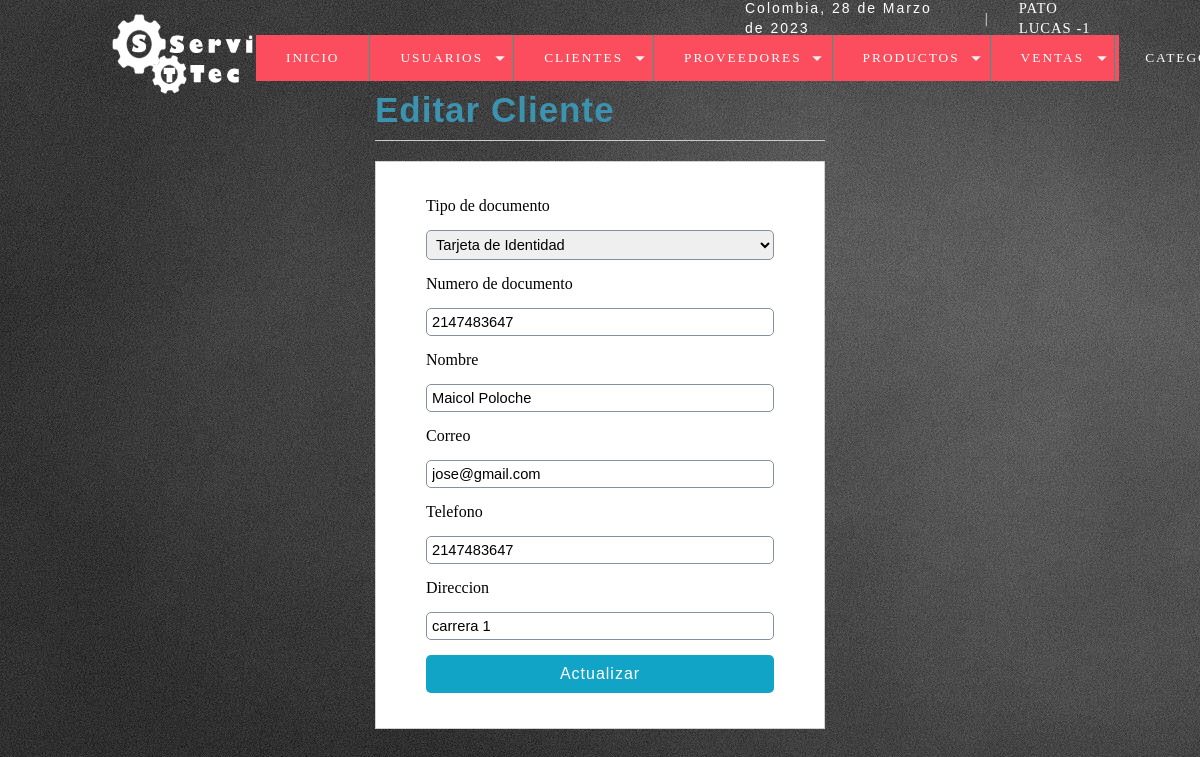
/sistema/editar_cliente.php?id=3 (signed in), run on the app's committed database.
### tables this page shows
CREATE TABLE `cliente` (
  `id_cliente` int(11) NOT NULL,
  `cedula` int(11) NOT NULL,
  `numero_documento` int(30) NOT NULL,
  `nombre` varchar(50) NOT NULL,
  `correo` varchar(50) NOT NULL,
  `telefono` int(11) NOT NULL,
  `direccion` text NOT NULL,
  `fecha_add` datetime NOT NULL DEFAULT current_timestamp(),
  `usuario_id` int(15) NOT NULL,
  `estatus` int(11) NOT NULL DEFAULT 1
);

### sistema/includes/Class/conexion.php (called while the page is built, shortened)
<?php
class Conexion
{
	public function Conexion()
	{
		$this->conex=new mysqli(host,user,pass,base);
	}
}

### sistema/includes/Class/class.php (called while the page is built, shortened)
<?php
	require("conexion.php");
	class Trabajo extends Conexion
	{
		private $inven=array();
		public function get_datos_clien($id_com)
		{
			$sql="select * from cliente where id_cliente='$id_com'";
			$res=$this->conex->query($sql);
			while($reg1=mysqli_fetch_assoc($res))
			{
				$this->inven[]=$reg1;
			}
			return $this->inven;
		}
	}
?>

### sistema/editar_cliente.php (the view, shortened to what this page needs)
<?php
	include "../conexion.php";
	$id_cl = $_GET['id'];
	require("includes/Class/class.php");
	$get_c=new trabajo;
	$get_clien=$get_c->get_datos_clien($id_cl);
		for ($i=0; $i <sizeof($get_clien) ; $i++) {
			$num_docu = $get_clien[$i]['numero_documento'];
			$nomb = $get_clien[$i]['nombre'];
			$cor= $get_clien[$i]['correo'];
			$tel= $get_clien[$i]['telefono'];
			$direc = $get_clien[$i]['direccion'];
		}
?>
<!DOCTYPE html>
<html lang="en">
<head>
	<?php include "includes/script.php"; ?>
</head>
<body>
	<?php include "includes/header.php"; ?>
	<section id="container">
		<div class="form_register">
			<h1>Editar Cliente</h1>
			<hr>
			<form action="" method="post">
				<label for="tipo_document">Tipo de documento</label>
				<?php
				$query_cedula = mysqli_query($conection,"select * from cedula");
				$result_cedula =  mysqli_num_rows($query_cedula);
				?>
				<select name="cedula" id="cedula">
					<?php
						if($result_cedula > 0)
						{
							while ($cedula = mysqli_fetch_array($query_cedula)){
					?>
							<option value="<?php echo $cedula["Id_cedula"]; ?>"><?php echo $cedula["tipo_documento"] ?></option>
					<?php
							}
						}
					?>
				</select>
				<label for="documento">Numero de documento</label>
				<input type="number" name="documento" id="documento" placeholder="Numero de documento" value="<?php echo $num_docu;?>">
				<label for="nombre">Nombre</label>
				<input type="text" name="nombre" id="nombre" placeholder="Nombre completo" value="<?php echo $nomb;?>">
				<label for="correo">Correo</label>
				<input type="email" name="correo" id="correo" placeholder="Correo electronico" value="<?php echo $cor;?>">
				<label for="telefono">Telefono</label>
				<input type="number" name="telefono" id="telefono" placeholder="Telefono" value="<?php echo $tel;?>">
				<label for="direccion">Direccion</label>
				<input type="text" name="direccion" id="direccion" placeholder="Direccion" value="<?php echo $direc;?>">
				<input type="submit" value="Actualizar" class="btn_save">
			</form>
		</div>
	</section>
</body>
</html>

### sistema/css/estilos.css (style rules this page uses)
* { margin: 0; padding: 0; box-sizing: border-box; }
body { background: #EEEEEE url(../img/fondo.jpg); }
h1, h2, h3, h4, h5, h6 { font-family: 'arial'; font-weight: bold; letter-spacing: 1px; }
h1 { font-size: 26px; color: #FFF; }
#container { padding: 90px 15px 15px; }
section { padding-top: 7em; }
.form_register { width: 450px; margin: auto; }
.form_register h1 { color: #3c93b0; }
hr { border: 0; background: #CCC; height: 1px; margin: 10px 0; display: block; }
form { background: #FFF; margin: auto; padding: 20px 50px; border: 1px solid #d1d1d1; }
label { display: block; font-size: 12pt; font-family: 'GothamBook'; margin: 15px auto; }
input,select { display: block; width: 100%; font-size: 11pt; padding: 5px; border: 1px solid #85929e; border-radius: 5px; }
.btn_save { font-size: 12pt; background: #12a4c6; padding: 10px; color: #FFF; letter-spacing: 1px; border: 0; cursor: pointer; margin: 15px auto; }
#container h1 { font-size: 35px; display: inline-block; }

### data on the page
cliente: documento "2147483647", nombre "Maicol Poloche", correo "jose@gmail.com", telefono "2147483647", direccion "carrera 1"

### other printed values
fechaC() "28 de Marzo de 2023"
$_SESSION['user'] "PATO LUCAS"
$_SESSION['rol'] "1"
form field cedula "Tarjeta de Identidad"
